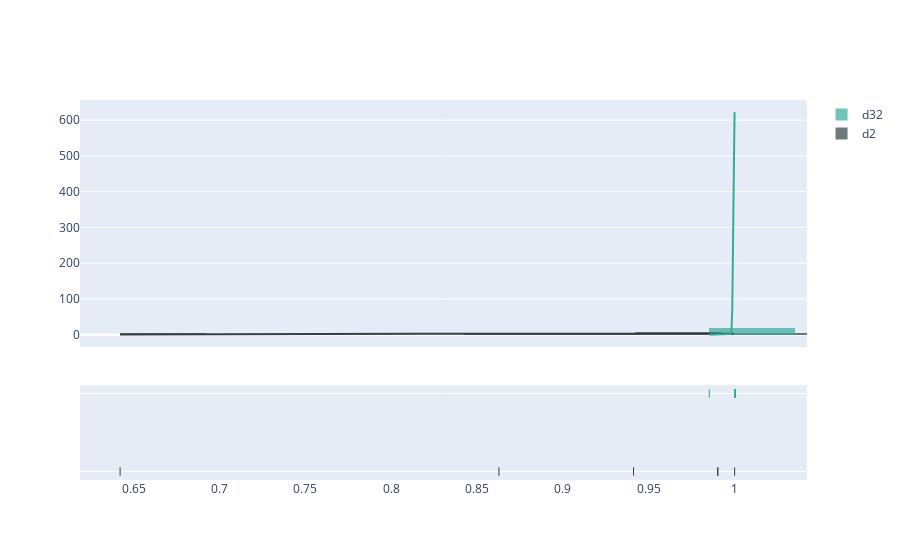

The cell this chart's notebook holds for it:
### Code cell
fig = ff.create_distplot([d2[1], d32[1]], ['d2','d32'], colors=['#333F44', '#37AA9C'], bin_size=0.05, show_rug=True, curve_type="normal")
fig.show()

### Figure 1 — Plotly figure (JSON) as saved in the notebook; plotly's stock layout.template omitted (floating-point values rounded to 4 significant figures; data arrays with more than 128 entries replaced by an {"elided": "..."} marker saying what was removed)
{"data": [{"autobinx": false, "histnorm": "probability density", "legendgroup": "d2", "marker": {"color": "#333F44"}, "name": "d2", "opacity": 0.7, "type": "histogram", "x": [0.9902, 0.6422, 1.0, 0.9412, 0.8627, 0.9902], "xaxis": "x", "xbins": {"end": 1, "size": 0.05, "start": 0.6422}, "yaxis": "y"}, {"autobinx": false, "histnorm": "probability density", "legendgroup": "d32", "marker": {"color": "#37AA9C"}, "name": "d32", "opacity": 0.7, "type": "histogram", "x": {"elided": "524 float values"}, "xaxis": "x", "xbins": {"end": 1, "size": 0.05, "start": 0.9853}, "yaxis": "y"}, {"legendgroup": "d2", "marker": {"color": "#333F44"}, "mode": "lines", "name": "d2", "showlegend": false, "type": "scatter", "x": {"elided": "500 float values"}, "xaxis": "x", "y": {"elided": "500 float values"}, "yaxis": "y"}, {"legendgroup": "d32", "marker": {"color": "#37AA9C"}, "mode": "lines", "name": "d32", "showlegend": false, "type": "scatter", "x": {"elided": "500 float values"}, "xaxis": "x", "y": {"elided": "500 float values"}, "yaxis": "y"}, {"legendgroup": "d2", "marker": {"color": "#333F44", "symbol": "line-ns-open"}, "mode": "markers", "name": "d2", "showlegend": false, "type": "scatter", "x": [0.9902, 0.6422, 1.0, 0.9412, 0.8627, 0.9902], "xaxis": "x", "y": ["d2", "d2", "d2", "d2", "d2", "d2"], "yaxis": "y2"}, {"legendgroup": "d32", "marker": {"color": "#37AA9C", "symbol": "line-ns-open"}, "mode": "markers", "name": "d32", "showlegend": false, "type": "scatter", "x": {"elided": "524 float values"}, "xaxis": "x", "y": {"elided": "524 str values"}, "yaxis": "y2"}], "layout": {"barmode": "overlay", "hovermode": "closest", "legend": {"traceorder": "reversed"}, "xaxis": {"anchor": "y2", "domain": [0, 1], "zeroline": false}, "yaxis": {"anchor": "free", "domain": [0.35, 1], "position": 0}, "yaxis2": {"anchor": "x", "domain": [0, 0.25], "dtick": 1, "showticklabels": false}}}
